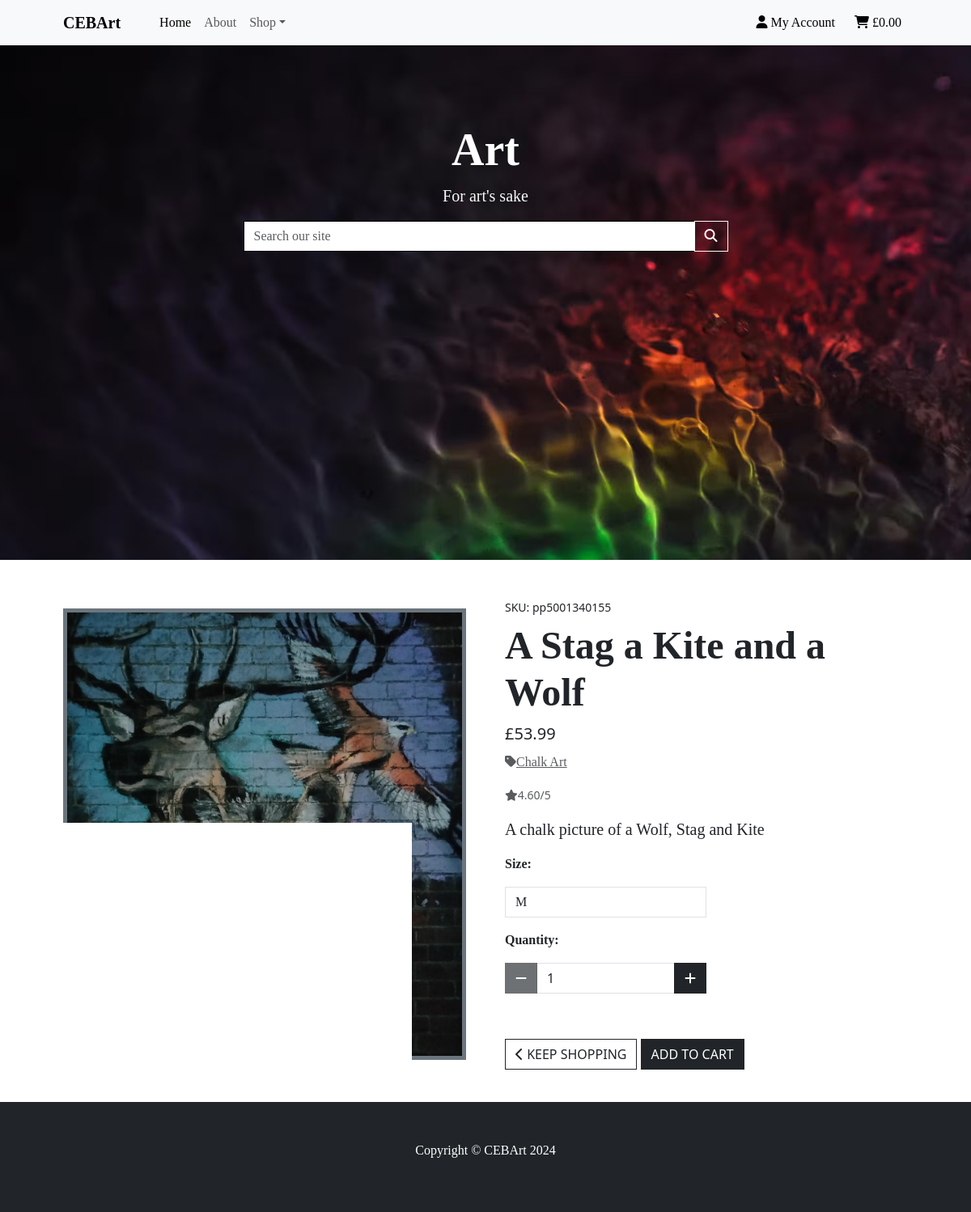
The page /products/1/ on the database its author committed.
### products/models.py (models this page shows, shortened)
class Product(models.Model):
    art_category = models.ForeignKey('Category', null=True, blank=True, on_delete=models.SET_NULL)
    product_num = models.CharField(max_length=80, null=True, blank=True)
    artwork = models.CharField(max_length=100, null=True, blank=True)
    description = models.TextField()
    size = models.BooleanField(default=False, null=True, blank=True)
    price = models.DecimalField(max_digits=6, decimal_places=2)
    rating = models.DecimalField(max_digits=6, decimal_places=2, null=True, blank=True)
    art_image = models.ImageField(null=True, blank=True)

class Category(models.Model):
    class Meta:
        verbose_name_plural = 'Categories'
    name = models.TextField()
    friendly_name = models.TextField(null = True, blank=True)

### products/views.py (the view)
# urls.py: path('<int:product_id>/', views.artwork_details, name='artwork_details'),
def artwork_details(request, product_id):
    product = get_object_or_404(Product, pk=product_id)
    context = {
        'product': product,
    }
    return render(request, 'products/artwork_details.html', context)

### shop_cart/contexts.py (called while the page is built, shortened)
def cart_contents(request):
    cart_items = []
    total = 0
    product_count = 0
    delivery = 0
    grand_total = 0
    cart = request.session.get('cart', {})
    if total:
        delivery = total * Decimal(settings.STANDARD_DELIVERY_PERCENTAGE / 100)
        grand_total = delivery + total
    context = {
        'cart_items': cart_items,
        'total': total,
        'product_count': product_count,
        'delivery': delivery,
        'grand_total': grand_total,
    }
    return context

### products/templates/products/artwork_details.html (shortened to what this page needs)
{% extends 'base.html' %}
{% load static %}
{% block content %}
<section class="product-dets">
    <div class="container container-fluid px-4 px-lg-5 my-5">
        <div class="row gx-4 gx-lg-5 align-items-center">
            <div class="col-md-6">{% if product.art_image %}
                <a href="{{ product.art_image.url }}" target="_blank">
                    <img class="card-img-top img-fluid border border-secondary border-5"
                        src="{{ product.art_image.url }}" alt="{{ product.name }}" />
                </a>
                {% else %}
                <a href="">
                    <img class="card-img-top img-fluid" src="{{ MEDIA_URL }}noimg.png" alt="{{ product.name }}" />
                </a>
                {% endif %}</div>
            <div class="col-md-6">
                <div class="small mb-2">SKU: {{ product.product_num }}</div>
                <h2 class="display-5 fw-bolder">{{ product.artwork }}</h2>
                <div class="fs-5 mb-2">
                    <span>£{{ product.price }}</span>
                </div>
                <div class="mb-3">
                    {% if product.art_category %}
                    <p>
                        <a class="text-muted" href="{% url 'products' %}?category={{ product.art_category.name }}">
                            <i class="fas fa-tag"></i>{{ product.art_category.friendly_name }}
                        </a>
                    </p>
                    {% endif %}
                    {% if product.rating %}
                    <small class="text-muted mb-2"><i class="fas fa-star"></i>{{ product.rating }}/5</small>
                    {% endif %}
                </div>
                <p class="lead">{{ product.description }}</p>
                <form class="form" action="{% url 'add_to_cart' product.id %}" method="POST">
                    <div class="form-row">
                        {% with product.size as s %}
                        {% if s %}
                        <div class="col-12 w-50">
                            <p><strong>Size:</strong></p>
                            <select class="form-control rounded-0" name="product_size" id='id_product_size'>
                                <option value="m">M</option>
                            </select>
                        </div>
                        {% endif %}
                        <div class="col-12">
                            <p class="mt-3"><strong>Quantity:</strong></p>
                            <div class="form-group w-50">
                                <div class="input-group input-group-{{ product.id }}">
                                    <div class="input-group-prepend">
                                        <button
                                            class="decrement-qty btn btn-dark text-white rounded-0 decrement-qty_{{ product.id }}"
                                            data-item_id="{{ product.id }}">
                                            <span class="icon">
                                                <i class="fas fa-minus"></i>
                                            </span>
                                        </button>
                                    </div>
                                    <input class="form-control qty_input id_qty_{{ product.id }}" type="number"
                                        name="quantity" value="1" min="1" max="99" data-item_id="{{ product.id }}">
                                    <div class="input-group-append">
                                        <button
                                            class="increment-qty btn btn-dark text-white rounded-0 increment-qty_{{ product.id }}"
                                            data-item_id="{{ product.id }}">
                                            <span class="icon">
                                                <i class="fas fa-plus"></i>
                                            </span>
                                        </button>
                                    </div>
                                </div>
                            </div>
                        </div>
                        <div class="col{% if s %}-12 mt-2{% endif %}">
                            <a href="{% url 'products' %}" class="btn btn-outline-dark rounded-0 mt-5">
                                <span class="icon">
                                    <i class="fas fa-chevron-left"></i>
                                </span>
                                <span class="text-uppercase">Keep Shopping</span>
                            </a>
                            <input type="submit" class="btn btn-dark text-white rounded-0 text-uppercase mt-5"
                                value="Add to Cart">
                        </div>
                        {% endwith %}
                    </div>
                </form>
            </div>
        </div>
    </div>
</section>
{% endblock %}

### static/css/styles.css (style rules this page uses)
.product-dets { margin-bottom: 11rem; }
h2, a, p, select, td { font-family: 'lato, roboto, arial'; }

### rows shown on the page
Product: art_image (picture), product_num "pp5001340155", artwork "A Stag a Kite and a Wolf", price "53.99", art_category.friendly_name "Chalk Art", rating "4.60", description "A chalk picture of a Wolf, Stag and Kite", quantity "1"
